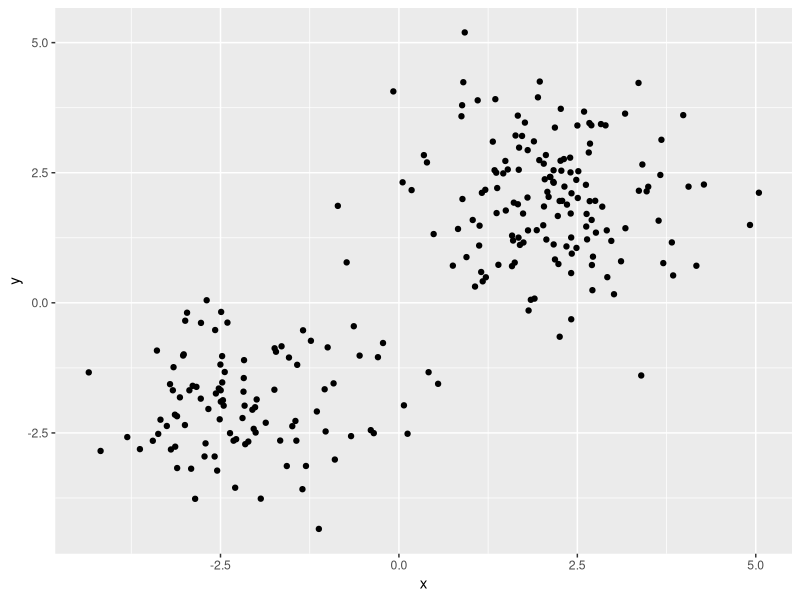
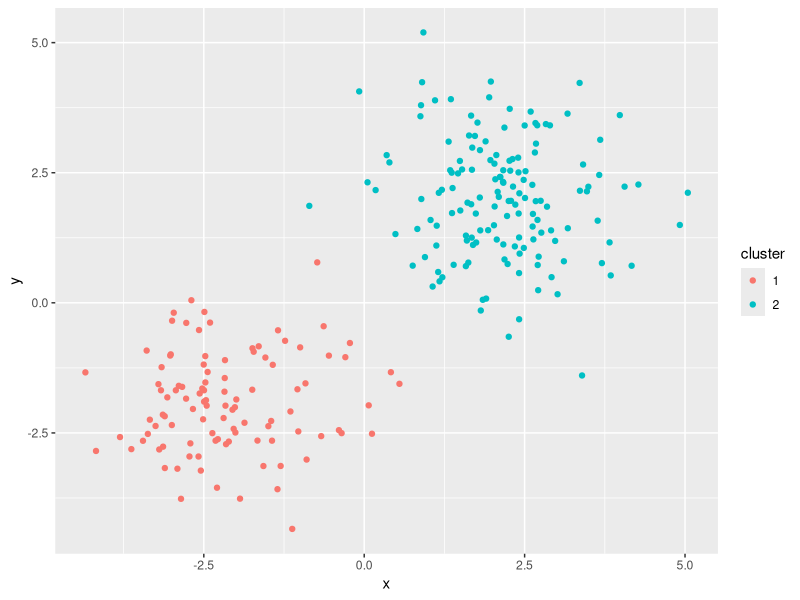
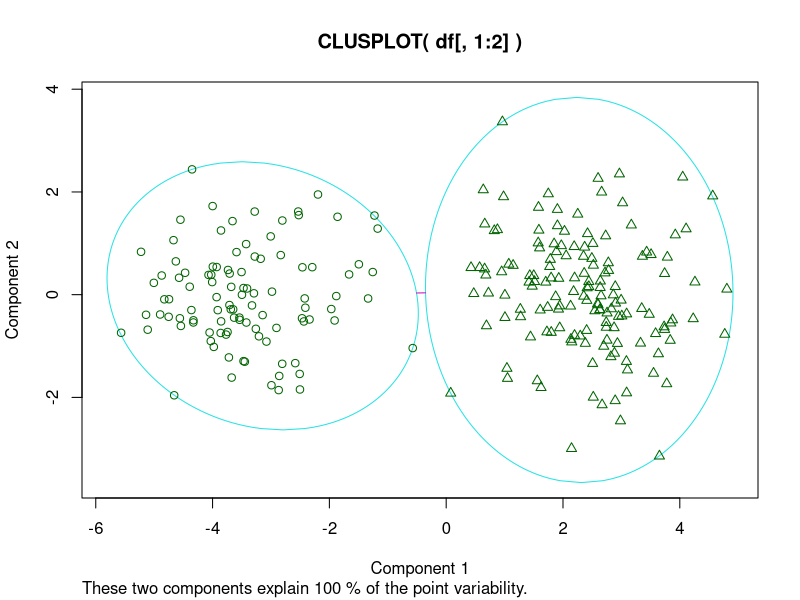

Recreate these plots in R, in order.
## ---- chunk 1
set.seed(1234)
x <- c(rnorm(100,mean=-2),rnorm(150,mean=2))
y <- c(rnorm(100,mean=-2),rnorm(150,mean=2))
df <- data.frame(x=x,y=y)
## ---- chunk 2
library(ggplot2)
ggplot(data=df,aes(x=x,y=y)) +geom_point()
## ---- chunk 3
km.model <- kmeans(df,centers=2)
## ---- chunk 4
df$cluster <- factor(km.model$cluster)
## ---- chunk 5
ggplot(data=df,aes(x=x,y=y,col=cluster)) + geom_point()
## ---- chunk 6
library(cluster)
clusplot(df[,1:2],km.model$cluster)
